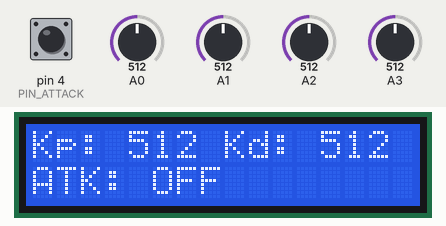
Simulated run of this sketch. Board: Arduino Uno, built with avr-gcc and run on an emulated ATmega328P. Parts: 16×2 character LCD. Inputs (shaded band) come from the test bench; at power-on: pin 4 (PIN_ATTACK) HIGH, A0 = 512, A1 = 512, A2 = 512, A3 = 512. What the sketch prints to the serial monitor is not drawn.

Above: at 1.3 s.
1.4 s: pin 4 (PIN_ATTACK) pulled LOW for 1 s
At 2.2 s:
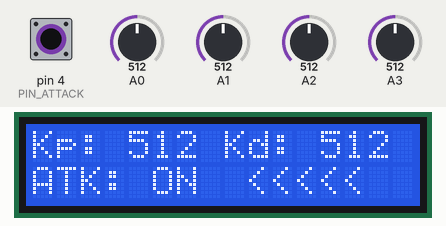
3.9 s: A0 set to 716
At 5.1 s:
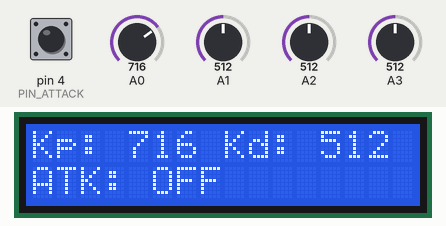
5.5 s: A1 set to 716
At 6.1 s:
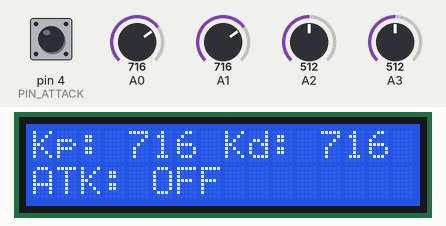
7.1 s: pin 4 (PIN_ATTACK) pulled LOW for 0.15 s
At 7.25 s:
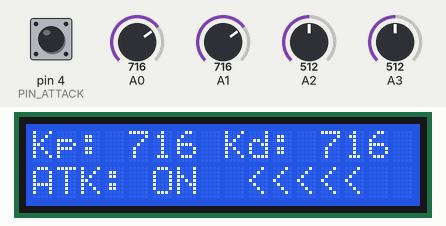
8.8 s: A0 set to 992
At 9.6 s:
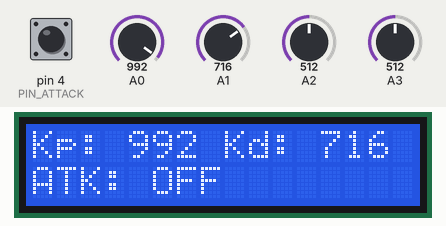
10.4 s: A1 set to 992
At 11.8 s:
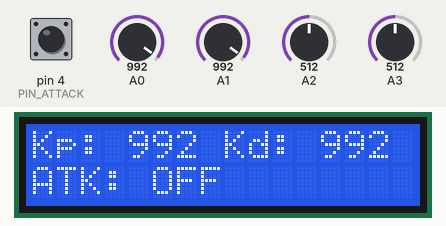
Timing chart, 0 to 12.9 s (numbered marks = the images above; inputs shaded):
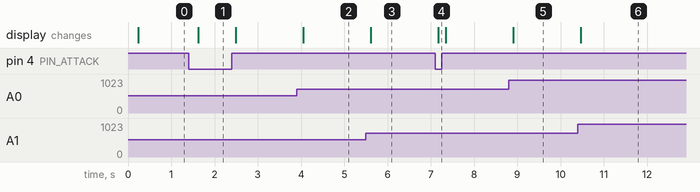

The sketch:

BT_communication_master.ino
```cpp
/*
 * MASTER — PD 게인 2포텐 + 조이스틱 XY + Attack + I2C LCD (회로도 기준)
 *
 * 연결:
 *   배터리 (+) → VIN, (-) → GND (USB 전원 없이 동작 가능)
 *   HC-05 VCC→5V GND→GND  TXD→D2  RXD→D3
 *   Attack 버튼 한쪽→D4  다른쪽→GND (INPUT_PULLUP)
 *   가변저항 P(Kp): 한쪽→5V 반대→GND 가운데→A0
 *   가변저항 D(Kd): 한쪽→5V 반대→GND 가운데→A1
 *   조이스틱 +5V/GND, VRx→A2, VRy→A3
 *   LCD(I2C): GND, VDD→5V, SDA→A4, SCL→A5 (주소 0x27 또는 0x3F)
 *
 * 라이브러리: LiquidCrystal I2C (Frank de Brabander)
 */

#include <Wire.h>
#include <LiquidCrystal_I2C.h>
#include <SoftwareSerial.h>

SoftwareSerial btSerial(2, 3);

LiquidCrystal_I2C *lcd = nullptr;

const int PIN_ATTACK = 4;

unsigned long lastLcdMs = 0;

static byte scanI2C() {
  Serial.println(F("I2C scan..."));
  byte found = 0;
  for (byte addr = 1; addr < 127; addr++) {
    Wire.beginTransmission(addr);
    if (Wire.endTransmission() == 0) {
      Serial.print(F("  found 0x"));
      if (addr < 16) Serial.print('0');
      Serial.println(addr, HEX);
      if (!found) found = addr;
    }
  }
  if (!found) Serial.println(F("  no I2C device!"));
  return found;
}

static void drawLcd(int kp, int kd, int atk) {
  if (!lcd) return;
  char row0[17];
  char row1[17];

  snprintf(row0, sizeof(row0), "Kp:%4d Kd:%4d", kp, kd);
  snprintf(row1, sizeof(row1), "%s", atk ? "ATK: ON  <<<<<  " : "ATK: OFF        ");

  lcd->setCursor(0, 0);
  lcd->print(row0);
  lcd->setCursor(0, 1);
  lcd->print(row1);
}

void setup() {
  Serial.begin(9600);
  Wire.begin();

  byte addr = scanI2C();
  if (addr == 0) {
    Serial.println(F("LCD not detected, defaulting to 0x27"));
    addr = 0x27;
  }
  Serial.print(F("LCD init @ 0x"));
  Serial.println(addr, HEX);

  lcd = new LiquidCrystal_I2C(addr, 16, 2);
  lcd->init();
  lcd->backlight();
  lcd->clear();
  lcd->setCursor(0, 0);
  lcd->print(F("Master Ready"));
  lcd->setCursor(0, 1);
  lcd->print(F("0123456789ABCDEF"));

  btSerial.begin(9600);
  pinMode(PIN_ATTACK, INPUT_PULLUP);
}

void loop() {
  unsigned long now = millis();

  int kp  = analogRead(A0);
  int kd  = analogRead(A1);
  int vrx = constrain(map(analogRead(A2), 0, 1023, 0, 254), 0, 254);
  int vry = constrain(map(analogRead(A3), 0, 1023, 0, 254), 0, 254);
  int atk = (digitalRead(PIN_ATTACK) == LOW) ? 1 : 0;

  // 슬레이브 형식: vry,vrx,kp,kd,atk
  char buf[40];
  snprintf(buf, sizeof(buf), "%d,%d,%d,%d,%d", vry, vrx, kp, kd, atk);

  btSerial.println(buf);
  Serial.println(buf);

  if (now - lastLcdMs >= 120) {
    lastLcdMs = now;
    drawLcd(kp, kd, atk);
  }

  delay(50);
}
```

SoftwareWire.h
```cpp
#ifndef SoftwareWire_h
#define SoftwareWire_h

#include <Arduino.h>


// Transmission status error, the return value of endTransmission()
#define SOFTWAREWIRE_NO_ERROR       0
#define SOFTWAREWIRE_BUFFER_FULL    1
#define SOFTWAREWIRE_ADDRESS_NACK   2
#define SOFTWAREWIRE_DATA_NACK      3
#define SOFTWAREWIRE_OTHER          4

#define SOFTWAREWIRE_BUFSIZE 32        // same as buffer size of Arduino Wire library


class SoftwareWire
{
public:
  SoftwareWire();
  SoftwareWire(uint8_t sdaPin, uint8_t sclPin, boolean pullups = true, boolean detectClockStretch = true);
  ~SoftwareWire();
  void end();

  void begin();

  // Generate compile error when slave mode begin(address) is used
  void __attribute__ ((error("I2C/TWI Slave mode is not supported by the SoftwareWire library"))) begin(uint8_t addr);
  void __attribute__ ((error("I2C/TWI Slave mode is not supported by the SoftwareWire library"))) begin(int addr);

  void setClock(uint32_t clock);
  void beginTransmission(uint8_t address);
  void beginTransmission(int address);
  uint8_t endTransmission(boolean sendStop = true);
  uint8_t requestFrom(uint8_t address, uint8_t size, boolean sendStop = true);
  uint8_t requestFrom(int address, int size, boolean sendStop = true);
  uint8_t write(uint8_t data);
  uint8_t write(const uint8_t*, uint8_t size);
  uint8_t write(char* data);
  int available(void);
  int read(void);
  int readBytes(uint8_t* buf, uint8_t size);
  int readBytes(char * buf, uint8_t size);
  int readBytes(char * buf, int size);
  int peek(void);
  void setTimeout(long timeout);  // timeout to wait for the I2C bus
  void printStatus(Print& Ser);   // print information using specified object class


private:
  // per object data

  uint8_t _sdaPin;
  uint8_t _sclPin;
  uint8_t _sdaBitMask;
  uint8_t _sclBitMask;

  volatile uint8_t *_sdaPortReg;
  volatile uint8_t *_sclPortReg;
  volatile uint8_t *_sdaDirReg;
  volatile uint8_t *_sclDirReg;
  volatile uint8_t *_sdaPinReg;
  volatile uint8_t *_sclPinReg;

  uint8_t _transmission;      // transmission status, returned by endTransmission(). 0 is no error.
  uint16_t _i2cdelay;         // delay in micro seconds for sda and scl bits.
  boolean _pullups;           // using the internal pullups or not
  boolean _stretch;           // should code handle clock stretching by the slave or not.
  unsigned long _timeout;     // timeout in ms. When waiting for a clock pulse stretch. 2017, Fix issue #6

  uint8_t rxBuf[SOFTWAREWIRE_BUFSIZE];   // buffer inside this class, a buffer per SoftwareWire.
  uint8_t rxBufPut;           // index to rxBuf, just after the last valid byte.
  uint8_t rxBufGet;           // index to rxBuf, the first new to be read byte.

  // private methods

  void i2c_writebit( uint8_t c );
  uint8_t i2c_readbit(void);
  void i2c_init(void);
  boolean i2c_start(void);
  void i2c_repstart(void);
  void i2c_stop(void);
  uint8_t i2c_write(uint8_t c);
  uint8_t i2c_read(boolean ack);
};

#endif // SoftwareWire_h
```

Source omitted: SoftwareWire.cpp (22985 bytes)

Measured:
- after the input at 1.4 s, the display: changes after 0.22 s (image 1)
- after the input at 3.9 s, the display: changes after 0.15 s (image 2)
- after the input at 5.5 s, the display: changes after 0.11 s (image 3)
- after the input at 7.1 s, the display: changes after 0.07 s (image 4)
- after the input at 8.8 s, the display: changes after 0.11 s (image 5)
- after the input at 10.4 s, the display: changes after 0.07 s (image 6)
